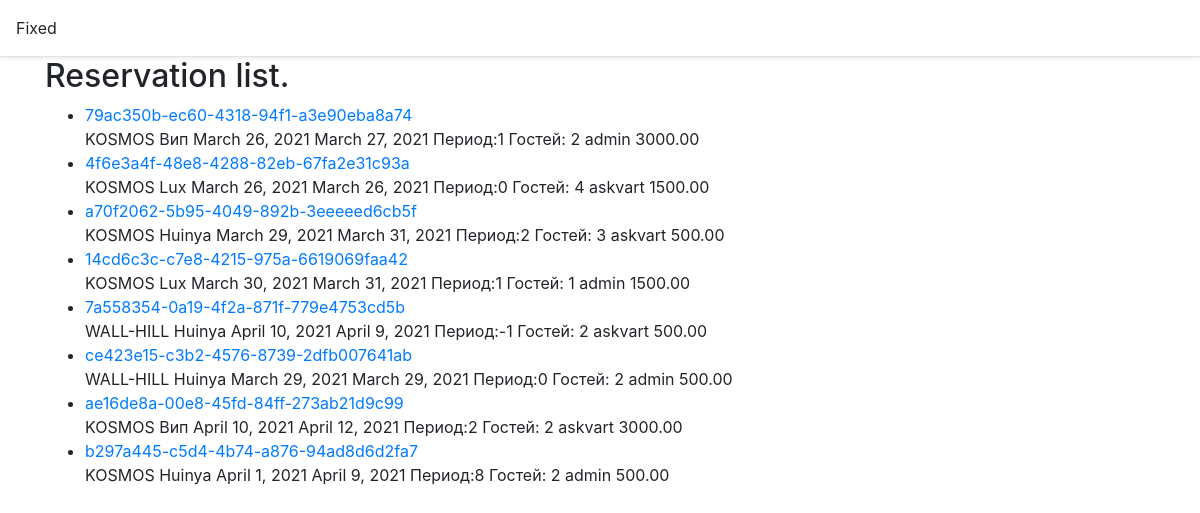
Page /hotel/reservation/ on the committed database.
### hotel/models.py (models this page shows, shortened)
class Reservation(models.Model):
    guid = models.UUIDField(
        verbose_name=_('GUID of Reservation'),
        default=uuid.uuid4,
        primary_key=True,
    )
    slug = models.SlugField(max_length=255,null=True)
    hotel = models.ForeignKey(to=Hotel,on_delete=models.CASCADE,null=True)
    room = models.ForeignKey(to=Room,on_delete=models.CASCADE,null=True)
    start_date = models.DateField(
        verbose_name=_('Start date of reservation'),
        blank=True,
    )
    end_date = models.DateField(
        verbose_name=_('End date of reservation'),
        blank=True
    )
    period = models.IntegerField(
        verbose_name=_('Period of reservation')
    )
    guests_number = models.IntegerField(
        verbose_name=_('Number of guests')
    )
    customer = models.ForeignKey(
        to=settings.AUTH_USER_MODEL,
        on_delete=models.CASCADE,
        verbose_name=_('customer'),
        related_name='reservations',
        help_text=_('')
    )
    class Meta:
        verbose_name = _('Reservation')
        verbose_name_plural = _('Reservations')
    def get_absolute_url(self):
        return reverse('detail_reserv', kwargs={"slug": self.slug})
    @property
    def period(self):
        delta = self.end_date - self.start_date
        return delta.days

class Hotel(models.Model):
    name = models.CharField(
        max_length=255,
        verbose_name= _('Name of Hotel'),
    )
    slug = models.SlugField(max_length=255,null=True)
    address = models.CharField(
        max_length=255,
        blank=True,
        null=True,
        verbose_name=_('Location of Hotel'),
    )
    '''
    location = gis_models.PointField(
        verbose_name=_('Location'),
        null=True,
        blank=True,
        geography=True,
        help_text=_('Location of Hotel'),
    )
    '''
    zip_code = models.IntegerField(
        verbose_name=_('ZIP Code'),
        null=True,
        blank=True,
    )
    description = models.TextField(
        verbose_name=_('Description'),
        blank='',
        default=True,
    )
    class Meta:
        verbose_name = _('Hotel')
        verbose_name_plural = _('Hotels')

class Room(models.Model):
    number = models.IntegerField(
        verbose_name=_('Number of room'),
        default=0,
    )
    room_category = models.ForeignKey(
        to=RoomCategory,
        on_delete=models.CASCADE,
        related_name='rooms',
    )
    hotel = models.ForeignKey(
        to=Hotel,
        on_delete=models.CASCADE,
        related_name='rooms',
    )
    is_free = models.BooleanField(
        verbose_name=_('Check that room is free'),
        default=True
    )
    class Meta:
        verbose_name = _('Room')
        verbose_name_plural = _('Rooms')

class RoomCategory(models.Model):
    name = models.CharField(
        max_length=255,
        verbose_name=_('Name of category'),
    )
    max_guest = models.IntegerField(
        verbose_name=_('Max number of guests'),
        default=2
    )
    description = models.TextField(
        verbose_name=_('Description of Category'),
        max_length=255,
        blank=True,
        null=True,
    )
    price_for_night = models.DecimalField(
        max_digits=8,
        decimal_places=2,
        help_text='Цена за одну ночь',
        null=True,
    )
    class Meta:
        verbose_name = _('RoomCategory')
        verbose_name_plural = _('RoomCategories')
    def __str__(self):
        return f'{self.name}'

### users/models.py (models this page shows)
class CustomUser(AbstractUser):
    age = models.PositiveIntegerField(null=True, blank=True)

### hotel/views.py (the view)
# urls.py: path('reservation/',ListReservationView.as_view(), name='list_reservation'),
class ListReservationView(ListView):
    model = Reservation
    template_name = 'list_reservation.html'

### templates/list_reservation.html (shortened to what this page needs)
{% extends 'base.html' %}
{% load static %}
{% block content %}
<h2>Reservation list.</h2>
<ul>
{% for r in object_list %}
    <li><a href="{{ r.get_absolute_url }}">{{ r.guid }}</a></li>
        {{ r.hotel.name }}
        {{ r.room.room_category }}
            {{ r.start_date }}
            {{ r.end_date }}
            Период:{{  r.period }}
            Гостей: {{  r.guests_number }}
            {{ r.customer }}
        {{ r.room.room_category.price_for_night }}
{% endfor %}
</ul>
{% endblock%}

### rows in the picture
Reservation: guid "79ac350b-ec60-4318-94f1-a3e90eba8a74", hotel.name "KOSMOS", room.room_category "Вип", start_date "March 26, 2021", end_date "March 27, 2021", period "1", guests_number "2", customer "admin", room.room_category.price_for_night "3000.00"
Reservation: guid "4f6e3a4f-48e8-4288-82eb-67fa2e31c93a", hotel.name "KOSMOS", room.room_category "Lux", start_date "March 26, 2021", end_date "March 26, 2021", period "0", guests_number "4", customer "askvart", room.room_category.price_for_night "1500.00"
Reservation: guid "a70f2062-5b95-4049-892b-3eeeeed6cb5f", hotel.name "KOSMOS", room.room_category "Huinya", start_date "March 29, 2021", end_date "March 31, 2021", period "2", guests_number "3", customer "askvart", room.room_category.price_for_night "500.00"
Reservation: guid "14cd6c3c-c7e8-4215-975a-6619069faa42", hotel.name "KOSMOS", room.room_category "Lux", start_date "March 30, 2021", end_date "March 31, 2021", period "1", guests_number "1", customer "admin", room.room_category.price_for_night "1500.00"
Reservation: guid "7a558354-0a19-4f2a-871f-779e4753cd5b", hotel.name "WALL-HILL", room.room_category "Huinya", start_date "April 10, 2021", end_date "April 9, 2021", period "-1", guests_number "2", customer "askvart", room.room_category.price_for_night "500.00"
Reservation: guid "ce423e15-c3b2-4576-8739-2dfb007641ab", hotel.name "WALL-HILL", room.room_category "Huinya", start_date "March 29, 2021", end_date "March 29, 2021", period "0", guests_number "2", customer "admin", room.room_category.price_for_night "500.00"
Reservation: guid "ae16de8a-00e8-45fd-84ff-273ab21d9c99", hotel.name "KOSMOS", room.room_category "Вип", start_date "April 10, 2021", end_date "April 12, 2021", period "2", guests_number "2", customer "askvart", room.room_category.price_for_night "3000.00"
Reservation: guid "b297a445-c5d4-4b74-a876-94ad8d6d2fa7", hotel.name "KOSMOS", room.room_category "Huinya", start_date "April 1, 2021", end_date "April 9, 2021", period "8", guests_number "2", customer "admin", room.room_category.price_for_night "500.00"
